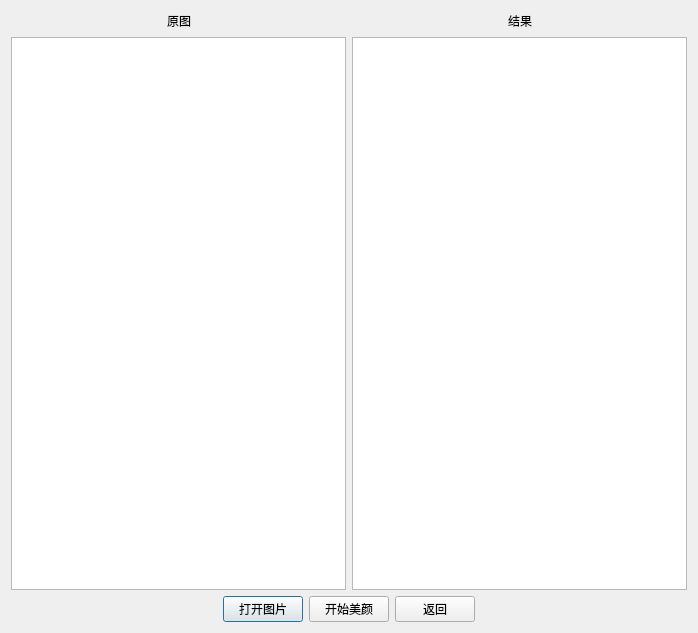
<?xml version="1.0" encoding="UTF-8"?>
<ui version="4.0">
 <class>meiyan_Dialog</class>
 <widget class="QDialog" name="meiyan_Dialog">
  <property name="geometry">
   <rect>
    <x>0</x>
    <y>0</y>
    <width>698</width>
    <height>633</height>
   </rect>
  </property>
  <property name="windowTitle">
   <string>照片美颜</string>
  </property>
  <layout class="QVBoxLayout" name="verticalLayout_8">
   <item>
    <layout class="QVBoxLayout" name="verticalLayout_7">
     <item>
      <layout class="QHBoxLayout" name="horizontalLayout_4">
       <item>
        <layout class="QVBoxLayout" name="verticalLayout_5">
         <item>
          <layout class="QHBoxLayout" name="horizontalLayout_2">
           <item>
            <spacer name="horizontalSpacer">
             <property name="orientation">
              <enum>Qt::Horizontal</enum>
             </property>
             <property name="sizeHint" stdset="0">
              <size>
               <width>40</width>
               <height>20</height>
              </size>
             </property>
            </spacer>
           </item>
           <item>
            <widget class="QLabel" name="label">
             <property name="text">
              <string>原图</string>
             </property>
            </widget>
           </item>
           <item>
            <spacer name="horizontalSpacer_2">
             <property name="orientation">
              <enum>Qt::Horizontal</enum>
             </property>
             <property name="sizeHint" stdset="0">
              <size>
               <width>40</width>
               <height>20</height>
              </size>
             </property>
            </spacer>
           </item>
          </layout>
         </item>
         <item>
          <widget class="QGraphicsView" name="graphicsView"/>
         </item>
        </layout>
       </item>
       <item>
        <layout class="QVBoxLayout" name="verticalLayout_6">
         <item>
          <layout class="QHBoxLayout" name="horizontalLayout_3">
           <item>
            <spacer name="horizontalSpacer_3">
             <property name="orientation">
              <enum>Qt::Horizontal</enum>
             </property>
             <property name="sizeHint" stdset="0">
              <size>
               <width>40</width>
               <height>20</height>
              </size>
             </property>
            </spacer>
           </item>
           <item>
            <widget class="QLabel" name="label_2">
             <property name="text">
              <string>结果</string>
             </property>
            </widget>
           </item>
           <item>
            <spacer name="horizontalSpacer_4">
             <property name="orientation">
              <enum>Qt::Horizontal</enum>
             </property>
             <property name="sizeHint" stdset="0">
              <size>
               <width>40</width>
               <height>20</height>
              </size>
             </property>
            </spacer>
           </item>
          </layout>
         </item>
         <item>
          <widget class="QGraphicsView" name="graphicsView_2"/>
         </item>
        </layout>
       </item>
      </layout>
     </item>
     <item>
      <layout class="QHBoxLayout" name="horizontalLayout">
       <item>
        <spacer name="horizontalSpacer_5">
         <property name="orientation">
          <enum>Qt::Horizontal</enum>
         </property>
         <property name="sizeHint" stdset="0">
          <size>
           <width>40</width>
           <height>20</height>
          </size>
         </property>
        </spacer>
       </item>
       <item>
        <widget class="QPushButton" name="pushButton">
         <property name="text">
          <string>打开图片</string>
         </property>
        </widget>
       </item>
       <item>
        <widget class="QPushButton" name="pushButton_2">
         <property name="text">
          <string>开始美颜</string>
         </property>
        </widget>
       </item>
       <item>
        <widget class="QPushButton" name="pushButton_3">
         <property name="text">
          <string>返回</string>
         </property>
        </widget>
       </item>
       <item>
        <spacer name="horizontalSpacer_6">
         <property name="orientation">
          <enum>Qt::Horizontal</enum>
         </property>
         <property name="sizeHint" stdset="0">
          <size>
           <width>40</width>
           <height>20</height>
          </size>
         </property>
        </spacer>
       </item>
      </layout>
     </item>
    </layout>
   </item>
  </layout>
 </widget>
 <resources/>
 <connections/>
</ui>
